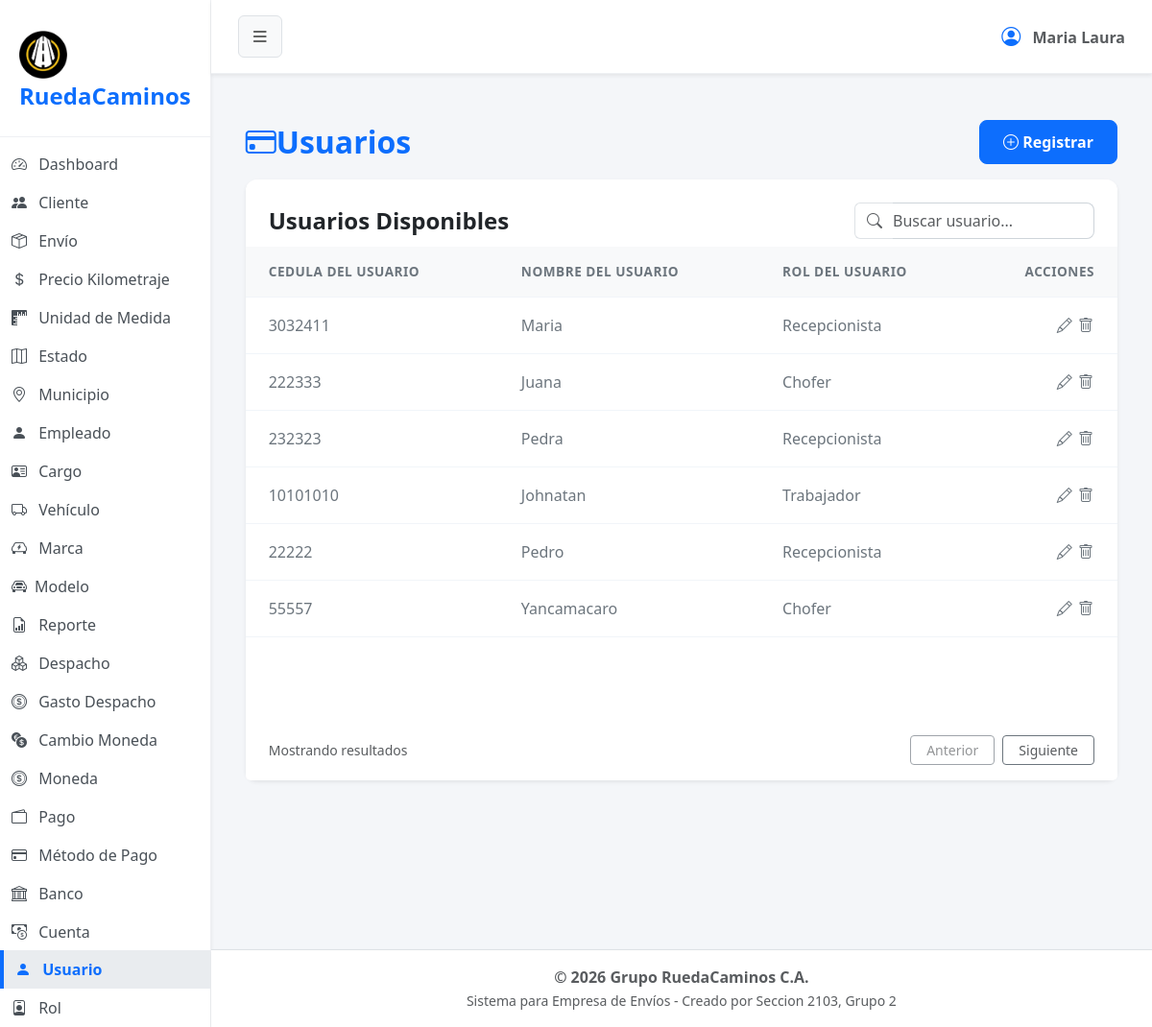
Before: /?url=usuario with the older database file.
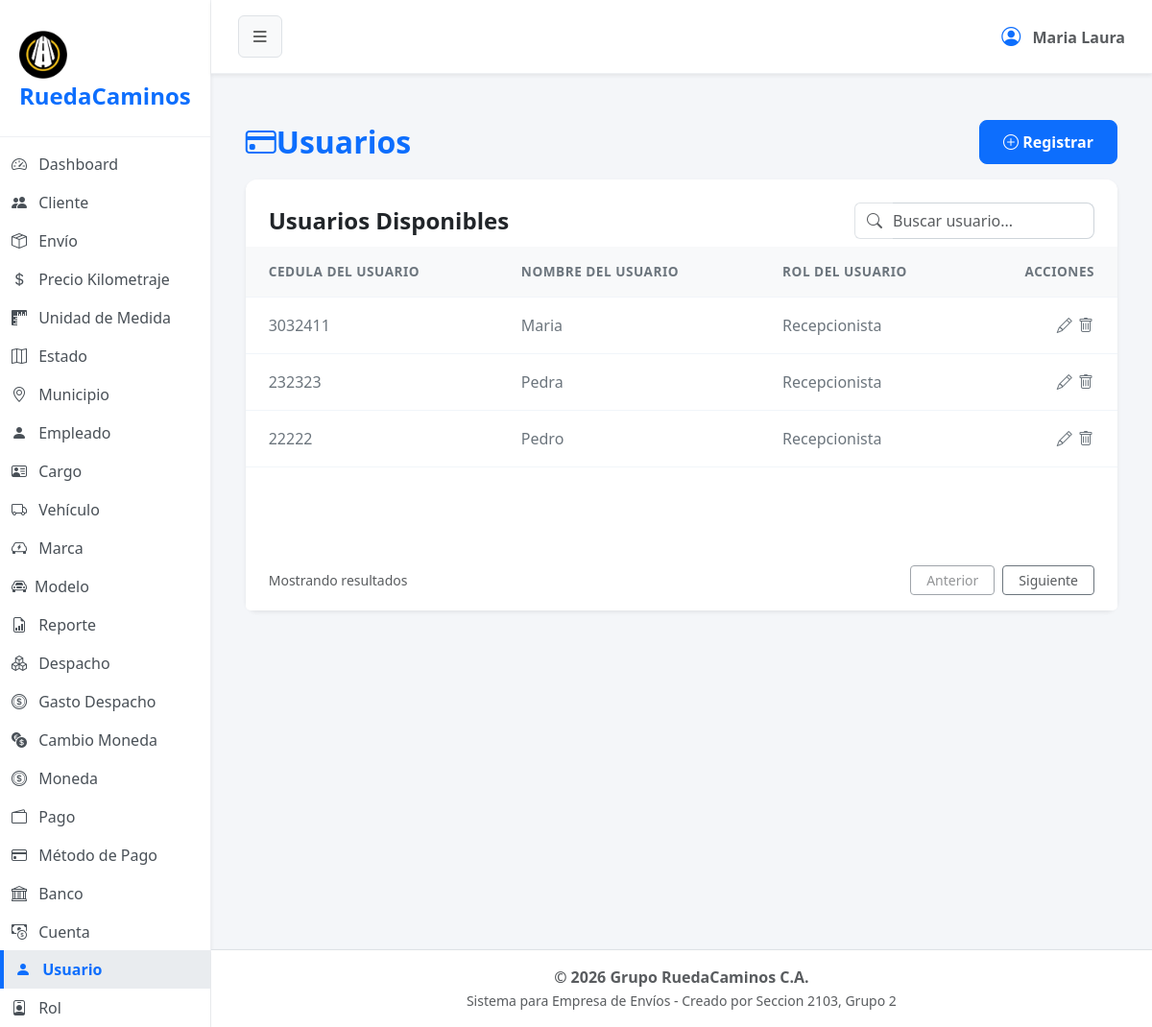
After: the same page with the newer database file.
### tables this page shows
CREATE TABLE `usuario` (
  `cod_usuario` int(11) NOT NULL,
  `nombre` varchar(20) NOT NULL,
  `cedula` int(9) NOT NULL,
  `password` varchar(20) NOT NULL,
  `cod_rol` int(1) NOT NULL,
  `estado` tinyint(1) NOT NULL
);

CREATE TABLE `rol` (
  `cod_rol` int(1) NOT NULL,
  `nombre` varchar(20) NOT NULL,
  `estado` tinyint(1) NOT NULL
);

### app/controller/usuarioController.php (called while the page is built, shortened)
<?php
$usuario = new Usuario();
$registros = $usuario->obt_RegistrosUsuario();
include 'app/view/layout/header.php';
include 'app/view/usuario/usuarioView.php';
include 'app/view/layout/footer.php';

### index.php (called while the page is built, shortened)
<?php
    $frontController = new FrontController();
?>

### app/config/Conexion.php (called while the page is built, shortened)
<?php
abstract class Conexion
{
    public $host = "localhost";
    public $namedb = "grupo_ruedacaminos";
    public $userdb = "root";
    public $passwd = "";
    public function __construct()
    {
        $this->conexion = $this->getConnection();
    }
    public function getConnection(): PDO
    {
        try {
            $dsn = "mysql:host=" . $this->host . ";dbname=" . $this->namedb . ";charset=utf8";
            $conexion = new PDO($dsn, $this->userdb, $this->passwd);
            $conexion->setAttribute(PDO::ATTR_ERRMODE, PDO::ERRMODE_EXCEPTION);
        } catch (PDOException $error) {
            die('No se pudo conectar a la base de datos, error:' . $error->getMessage());
        }
        return $conexion;
    }
}

### app/model/Usuario.php (called while the page is built, shortened)
<?php
class Usuario extends Conexion
{
    public function obt_RegistrosUsuario()
    {
        try {
            $sentencia = "SELECT usuario.*, rol.nombre
            AS nombre_rol
            FROM usuario
            INNER JOIN rol
            ON usuario.cod_rol= rol.cod_rol
            WHERE usuario.estado=1";
            $select = $this->conexion->prepare($sentencia);
            $select->execute();
            return $select->fetchAll(\PDO::FETCH_ASSOC);
        } catch (\PDOException $e) {
            return [];
        }
    }
}

### app/view/Usuario/componentes/tabla.php (the view, shortened to what this page needs)
<div class="card-body p-0">
    <div class="table-responsive">
        <table class="table table-hover align-middle mb-0">
            <thead class="table-light table-header-custom">
                <tr>
                    <th class="ps-4">CEDULA DEL USUARIO</th>
                    <th class="ps-4">NOMBRE DEL USUARIO</th>
                    <th class="ps-4">ROL DEL USUARIO</th>
                    <th class="text-end pe-4">ACCIONES</th>
                </tr>
            </thead>
            <tbody>
                <?php foreach ($registros as $dato): ?>
                    <tr>
                        <td class="ps-4 fw-medium text-secondary"><?= $dato['cedula']; ?></td>
                        <td class="ps-4 fw-medium text-secondary"><?= $dato['nombre']; ?></td>
                        <td class="ps-4 fw-medium text-secondary"><?= $dato['nombre_rol']; ?></td>
                        <td class="text-end pe-4">
                            <button type="button" class="btn btn-link text-secondary p-0 m-0 align-baseline" title="Actualizar" data-bs-toggle="modal" data-bs-target="#actualizarUsuario"
                                datos-cod-usuario="<?php echo $dato['cod_usuario']; ?>"
                                datos-nombre="<?php echo $dato['nombre']; ?>"
                                datos-cedula="<?php echo $dato['cedula']; ?>"
                                datos-password="<?php echo $dato['password']; ?>"
                                datos-cod-rol="<?php echo $dato['cod_rol']; ?>">
                                <i class="bi bi-pencil"></i>
                            </button>
                            <form action="#" id="formEliminar" method="POST" style="display: inline;">
                                <fieldset style="display: inline;">
                                    <button type="submit" name="tipoSolicitud" value="eliminar" class="btn btn-link text-secondary p-0 m-0 align-baseline" title="Eliminar" onclick="return confirm('¿Está seguro de eliminar este usuario?');"> <i class="bi bi-trash"></i>
                                    </button>
                                </fieldset>
                            </form>
                        </td>
                    </tr>
                <?php endforeach; ?>
            </tbody>
        </table>
    </div>
</div>

### app/controller/FrontController.php (shortened to what this page needs)
<?php
    class FrontController {
        private $dir;
        private $controller;
        private $url;
        public function __construct() {
            if (isset($_REQUEST["url"])) {
                $this->url = $_REQUEST["url"];
                $this->dir = 'app/controller/';
                $this->controller = 'Controller.php';
                $this->getURL();
            } else {
                echo "<script>location='?url=dashboard'</script>";
            }
        }
        private function getURL() {
            if(file_exists($this->dir.$this->url.$this->controller)) {
                require_once($this->dir.$this->url.$this->controller);
            } else {
                echo "<h2>Error 404: Módulo no encontrado</h2>";
                echo "<p>El controlador para '{$this->url}' no existe.</p>";
                echo "<a href='?url=dashboard'>Volver al inicio</a>";
            }
        }
    }
?>

### app/view/layout/header.php (shortened to what this page needs)
<!DOCTYPE html>
<html lang="es">
<head>
    <link href="assets/css/bootstrap.min.css" rel="stylesheet">
    <link href="assets/css/styles.css" rel="stylesheet">
    <link href="assets/icons/bootstrap-icons/font/bootstrap-icons.min.css" rel="stylesheet">
</head>
<body>
    <?php
    $current_url = isset($_GET['url']) ? $_GET['url'] : 'dashboard';
    ?>
    <div class="d-flex" id="wrapper">
        <div id="sidebar-wrapper" class="shadow-sm">
            <div class="sidebar-heading">
                <img src="app/view/img/logo2.png" alt="Logo" class="img-fluid mt-2" style="max-width: 50px;">RuedaCaminos
            </div>
            <div class="list-group list-group-flush mt-2">
                <a href="?url=dashboard" class="list-group-item list-group-item-action <?= $current_url == 'dashboard' ? 'active' : '' ?>">
                    <i class="bi bi-speedometer2 me-2"></i> Dashboard
                </a>
                <a href="?url=cliente" class="list-group-item list-group-item-action <?= $current_url == 'cliente' ? 'active' : '' ?>">
                    <i class="bi bi-people-fill me-2"></i> Cliente
                </a>
                <a href="?url=envio" class="list-group-item list-group-item-action <?= $current_url == 'envio' ? 'active' : '' ?>">
                    <i class="bi bi-box-seam me-2"></i> Envío
                </a>
                <a href="?url=kilometraje" class="list-group-item list-group-item-action <?= $current_url == 'kilometraje' ? 'active' : '' ?>">
                    <i class="bi bi-currency-dollar me-2"></i> Precio Kilometraje
                </a>
                <a href="?url=unidadesmedida" class="list-group-item list-group-item-action <?= $current_url == 'unidadesmedida' ? 'active' : '' ?>">
                    <i class="bi bi-rulers me-2"></i> Unidad de Medida
                </a>
                <a href="?url=estado" class="list-group-item list-group-item-action <?= $current_url == 'estado' ? 'active' : '' ?>">
                    <i class="bi bi-map me-2"></i> Estado
                </a>
                <a href="?url=municipio" class="list-group-item list-group-item-action <?= $current_url == 'municipio' ? 'active' : '' ?>">
                    <i class="bi bi-geo-alt me-2"></i> Municipio
                </a>
                <a href="?url=empleado" class="list-group-item list-group-item-action <?= $current_url == 'empleado' ? 'active' : '' ?>">
                    <i class="bi bi-person-fill me-2"></i> Empleado
                </a>
                <a href="?url=cargo" class="list-group-item list-group-item-action <?= $current_url == 'cargo' ? 'active' : '' ?>">
                    <i class="bi bi-person-vcard me-2"></i> Cargo
                </a>
                <a href="?url=vehiculo" class="list-group-item list-group-item-action <?= $current_url == 'vehiculo' ? 'active' : '' ?>">
                    <i class="bi bi-truck me-2"></i> Vehículo
                </a>
                <a href="?url=marca" class="list-group-item list-group-item-action <?= $current_url == 'marca' ? 'active' : '' ?>">
                    <i class="bi bi-ev-front me-2"></i> Marca
                </a>
                <a href="?url=modelo" class="list-group-item list-group-item-action <?= $current_url == 'modelo' ? 'active' : '' ?>">
                    <i class="bi bi-car-front me-2"></i>Modelo
                </a>
                <a href="?url=reporte" class="list-group-item list-group-item-action <?= $current_url == 'reporte' ? 'active' : '' ?>">
                    <i class="bi bi-file-earmark-bar-graph me-2"></i> Reporte
                </a>
                <a href="?url=despacho" class="list-group-item list-group-item-action <?= $current_url == 'despacho' ? 'active' : '' ?>">
                    <i class="bi bi-boxes me-2"></i> Despacho
                </a>
                <a href="?url=gastodespacho" class="list-group-item list-group-item-action <?= $current_url == 'gastodespacho' ? 'active' : '' ?>">
                    <i class="bi bi-coin me-2"></i> Gasto Despacho
                </a>
                <a href="?url=cambiomoneda" class="list-group-item list-group-item-action <?= $current_url == 'cambiomoneda' ? 'active' : '' ?>">
                    <i class="bi bi-currency-exchange me-2"></i> Cambio Moneda
                </a>
                <a href="?url=moneda" class="list-group-item list-group-item-action <?= $current_url == 'moneda' ? 'active' : '' ?>">
                    <i class="bi bi-coin me-2"></i> Moneda
                </a>
                <a href="?url=pago" class="list-group-item list-group-item-action <?= $current_url == 'pago' ? 'active' : '' ?>">
                    <i class="bi bi-wallet2 me-2"></i> Pago
                </a>
                <a href="?url=metodopago" class="list-group-item list-group-item-action <?= $current_url == 'metodopago' ? 'active' : '' ?>">
                    <i class="bi bi-credit-card me-2"></i> Método de Pago
                </a>
                <a href="?url=banco" class="list-group-item list-group-item-action <?= $current_url == 'banco' ? 'active' : '' ?>">
                    <i class="bi bi-bank me-2"></i> Banco
                </a>
                <a href="?url=cuenta" class="list-group-item list-group-item-action <?= $current_url == 'cuenta' ? 'active' : '' ?>">
                    <i class="bi bi-cash-coin me-2"></i> Cuenta
                </a>
                <a href="?url=usuario" class="list-group-item list-group-item-action <?= $current_url == 'usuario' ? 'active' : '' ?>">
                    <i class="bi bi-person-fill me-2"></i> Usuario
                </a>
                <a href="?url=rol" class="list-group-item list-group-item-action <?= $current_url == 'rol' ? 'active' : '' ?>">
                    <i class="bi bi-person-badge me-2"></i> Rol
                </a>
            </div>
        </div>
        <div id="page-content-wrapper" class="d-flex flex-column min-vh-100 w-100">
            <nav class="navbar navbar-expand-lg navbar-light shadow-sm">
                <div class="container-fluid">
                    <button class="btn btn-light border" id="sidebarToggle"><i class="bi bi-list fs-5"></i></button>
                    <div class="ms-auto d-flex align-items-center">
                        <span class="text-muted fw-bold"><i class="bi bi-person-circle fs-5 me-2 text-primary"></i> Maria Laura</span>
                    </div>
                </div>
            </nav>
            <main class="container-fluid">

### app/view/Usuario/usuarioView.php (shortened to what this page needs)
<main class="container-fluid py-5 px-4">
    <div class="row">
        <div class="col-12 mb-4">
            <header class="d-flex justify-content-between align-items-center mb-3">
                <h2 class="mb-0 text-primary fw-bold"><i class="bi bi-credit-card"></i>Usuarios</h2>
                <button type="button" class="btn btn-primary" data-bs-toggle="modal" data-bs-target="#registrarUsuario">
                    <i class="bi bi-plus-circle"></i> Registrar
                </button>
            </header>
            <section class="card shadow-sm border-0 h-100">
                <div class="card-header bg-white border-bottom-0 pt-4 pb-2 px-4 d-flex justify-content-between align-items-center">
                    <h4 class="mb-0 fw-bold">Usuarios Disponibles</h4>
                    <div class="input-group" style="max-width: 250px;">
                        <span class="input-group-text bg-transparent border-end-0 text-muted">
                            <i class="bi bi-search"></i>
                        </span>
                        <input type="text" class="form-control border-start-0 ps-0 text-muted" id="inputBusqueda" placeholder="Buscar usuario...">
                    </div>
                </div>
                <?php require 'componentes/tabla.php'; ?>
                <footer class="card-footer bg-white border-top-0 d-flex justify-content-between align-items-center px-4 py-3">
                    <span class="text-muted small">Mostrando resultados</span>
                    <div class="d-flex gap-2">
                        <button class="btn btn-outline-secondary btn-sm px-3 text-muted" disabled>Anterior</button>
                        <button class="btn btn-outline-secondary btn-sm px-3 text-muted">Siguiente</button>
                    </div>
                </footer>
            </section>
        </div>
    </div>
</main>

### app/view/layout/footer.php (shortened to what this page needs)
        </main>
        <footer class="bg-white text-center py-3 mt-auto border-top w-100 shadow-sm">
            <div class="container-fluid">
                <p class="mb-0 text-muted fw-semibold">&copy; <?= date('Y') ?> Grupo RuedaCaminos C.A.</p>
                <small class="text-muted">Sistema para Empresa de Envíos - Creado por Seccion 2103, Grupo 2</small>
            </div>
        </footer>
    </div>
</div>
</body>
</html>

### assets/css/styles.css (style rules this page uses)
body { background-color: #f4f6f9; font-family: 'Segoe UI', Tahoma, Geneva, Verdana, sans-serif; overflow-x: hidden; }
#wrapper { display: flex; transition: all 0.3s ease-in-out; }
#sidebar-wrapper { min-height: 100vh; width: 250px; background-color: #ffffff; border-right: 1px solid #eef0f3; transition: margin .25s ease-out; }
#sidebar-wrapper .sidebar-heading { padding: 1.5rem 1.25rem; font-size: 1.5rem; font-weight: 800; color: #0d6efd; border-bottom: 1px solid #eef0f3; }
#sidebar-wrapper .list-group { width: 100%; }
#page-content-wrapper { min-width: 0; width: 100%; display: flex; flex-direction: column; }
.list-group-item { border: none; padding: 0.50em 0.75em; font-weight: 500; color: #495057; border-left: 4px solid transparent; }
.list-group-item.active { background-color: #e9ecef; color: #0d6efd; border-color: #0d6efd; border-left: 4px solid #0d6efd; font-weight: 700; }
.navbar { background-color: #ffffff; border-bottom: 1px solid #eef0f3; padding: 1rem; }
.card { box-shadow: 0 4px 12px rgba(0,0,0,0.05); border: none; border-radius: 12px; margin-bottom: 1.5rem; }
.card-header { background-color: #ffffff; border-bottom: 1px solid #eef0f3; font-weight: 600; border-top-left-radius: 12px !important; border-top-right-radius: 12px !important; }
.form-control, .form-select { border-radius: 8px; border-color: #ced4da; }
.btn-primary, .btn-success { border-radius: 8px; padding: 10px 24px; font-weight: 600; }
.table > :not(caption) > * > * { padding: 1rem 0.75rem; border-bottom-color: #f1f5f9; }
.table-header-custom th { color: #6c757d; font-weight: 600; font-size: 0.85rem; letter-spacing: 0.5px; }

Changed rows visible on the page:
removed usuario: cedula "222333", nombre "Juana", cod_rol.nombre "Chofer"
removed usuario: cedula "10101010", nombre "Johnatan", cod_rol.nombre "Trabajador"
removed usuario: cedula "55557", nombre "Yancamacaro", cod_rol.nombre "Chofer"
